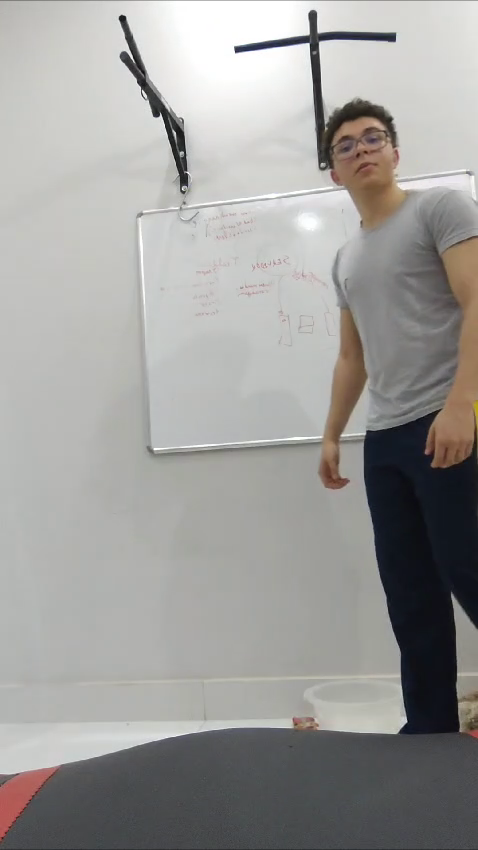
#> input picture frame 33 of Fluxo ótimo/videoVisao.mp4, 478 x 850 px
$ python Farneback.py
#> lines starting #> are read from the running program, lines starting #| are printed output that depends on the picture; after the words box and inside, x2 and y2 are one past the last pixel; in counts of white or black regions, pixels touching at a corner belong together
import cv2
import numpy as np
import os
import shutil
from sklearn.cluster import KMeans

def process_video(video_path, output_dir="processed_frames"):
#> called with video_path = 'videoVisao.mp4', output_dir = 'processed_frames'
    if os.path.exists(output_dir):
        shutil.rmtree(output_dir)
    os.makedirs(output_dir)

    cap = cv2.VideoCapture(video_path)

    ret, frame1 = cap.read()
#> frame1 is the input picture: shape (850, 478, 3); mean B, G, R 155.1, 157.3, 158.3
    if not ret:
        print("Erro ao abrir o vídeo.")
        return

    prev_gray = cv2.cvtColor(frame1, cv2.COLOR_BGR2GRAY)

    # Parâmetros
    movement_threshold = 2  # Limite para considerar movimento
    num_clusters = 4  # Número de objetos móveis distintos
    background_color = [50, 50, 50]  # Cor fixa para o fundo

    frame_count = 0

    while cap.isOpened():
        ret, frame2 = cap.read()
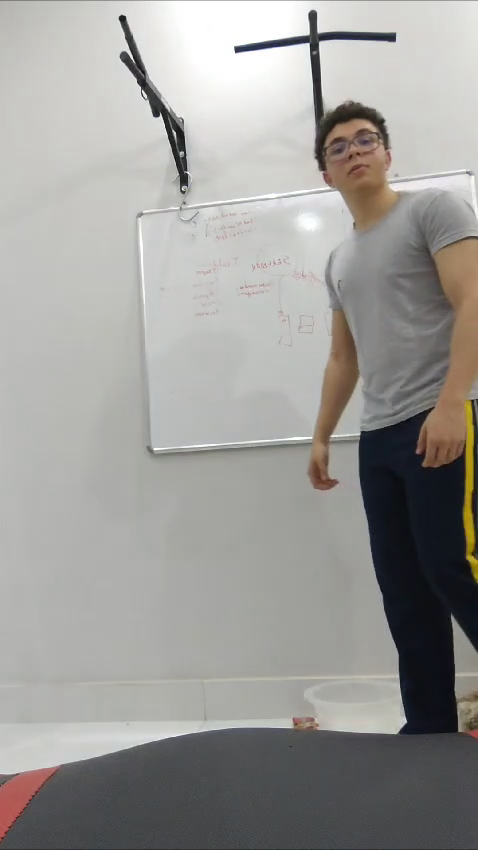
#> input picture frame 34 of Fluxo ótimo/videoVisao.mp4, 478 x 850 px
#> frame2 is the input picture: shape (850, 478, 3); mean B, G, R 153, 155.6, 157.3
        if not ret:
            break

        gray = cv2.cvtColor(frame2, cv2.COLOR_BGR2GRAY)
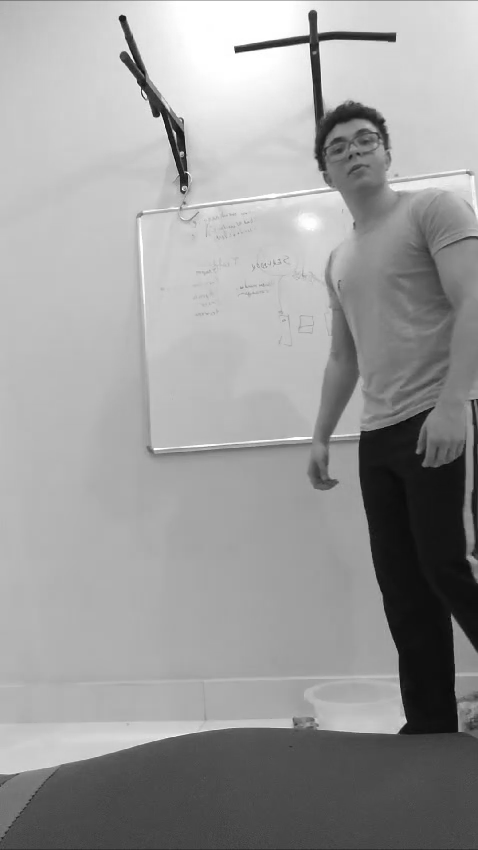
#> gray: shape (850, 478); min 7, max 255, mean 155.9

        flow = cv2.calcOpticalFlowFarneback(    # Calcular fluxo óptico usando Farneback
            prev_gray, gray, None, 0.5, 3, 15, 3, 5, 1.2, 0
        )

        magnitude, angle = cv2.cartToPolar(flow[..., 0], flow[..., 1])         # Calcular magnitude e ângulo do fluxo
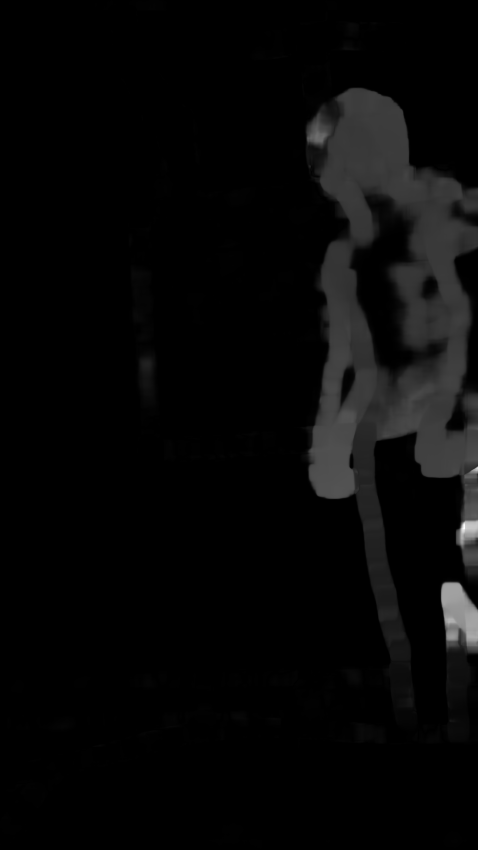
#> magnitude: shape (850, 478) float32; min 0, max 34.37, mean 1; drawn with min black and max white
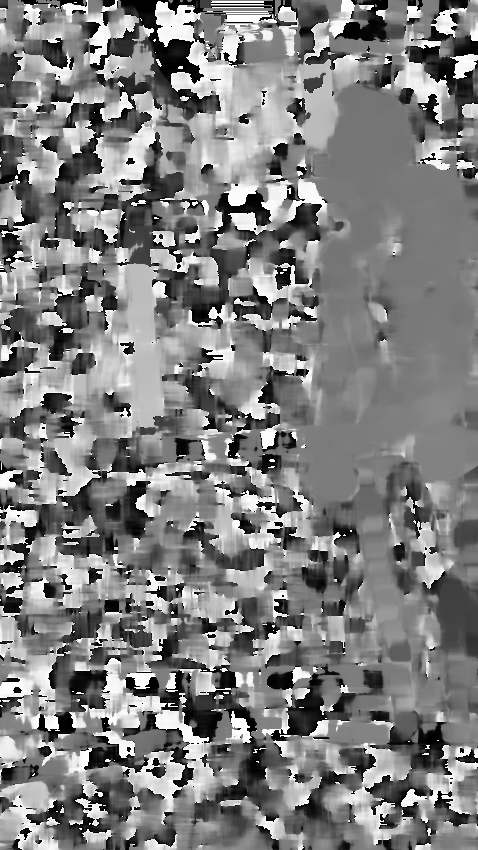
#> angle: shape (850, 478) float32; min 1.84e-21, max 6.28, mean 3.15; drawn with min black and max white


        mask = np.zeros_like(frame2)
        mask[:] = background_color  # Cor fixa para o fundo

        # Identificar objetos em movimento
        moving_mask = magnitude >= movement_threshold
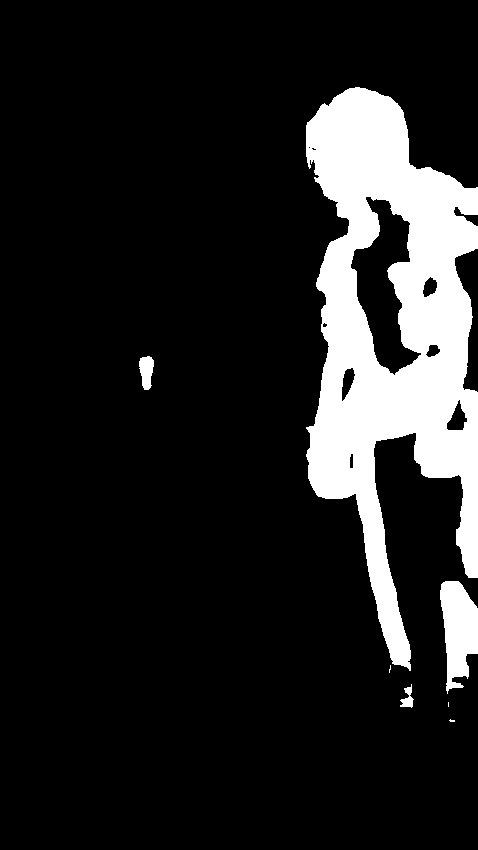
#> moving_mask: shape (850, 478) bool; 13.4% white; 7 white regions (3 under 20 px), largest, box (x1, y1, x2, y2) and area: (306, 87, 478, 671) 51144, (440, 581, 478, 694) 2886, (139, 356, 154, 390) 372, (400, 684, 414, 708) 164
        if np.any(moving_mask):
            # Normalizar ângulo e magnitude para clustering
            features = np.column_stack((
                angle[moving_mask].flatten(),
                magnitude[moving_mask].flatten()
            ))
#> features = 54592 pairs, first value 1.22 to 4.71, second value 2 to 34.37

            # Aplicar clustering (K-means) somente se houver pixels suficientes
            if len(features) >= num_clusters:
                kmeans = KMeans(n_clusters=num_clusters, random_state=0)
                labels = kmeans.fit_predict(features)

                # Definir cores para clusters
                colors = np.random.randint(50, 255, (num_clusters, 3), dtype=np.uint8)

                # Obter índices reais dos pixels em movimento
                moving_indices = np.array(np.where(moving_mask)).T
#> moving_indices = 54592 pairs, first value 87 to 721, second value 139 to 477

                # Atribuir cores aos clusters corretamente
                for idx, (y, x) in enumerate(moving_indices):
                    mask[y, x] = colors[labels[idx]]
#> this loop made 54592 passes
#> (y, x) on passes 1 to 3: (87, 355), (87, 356), (87, 357)
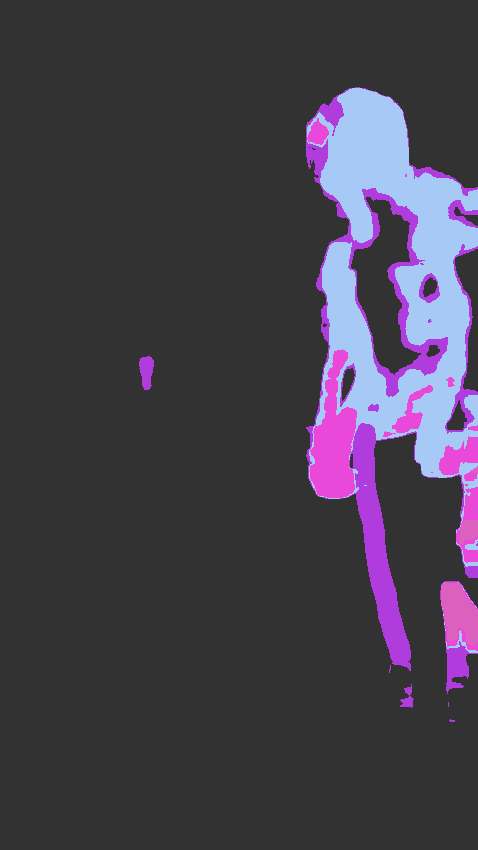
#> mask: shape (850, 478, 3); mean of channels 0, 1, 2 74.7, 62.5, 67.5; drawn as B, G, R

        # Combinar o frame original com a máscara
        combined = cv2.addWeighted(frame2, 0.5, mask, 0.5, 0)
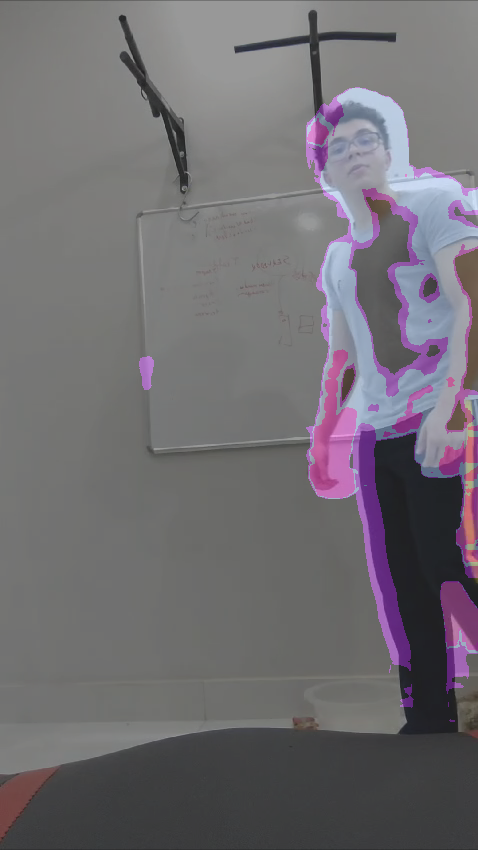
#> combined: shape (850, 478, 3); mean B, G, R 113.8, 109, 112.4

        # Salvar o frame processado
        output_path = os.path.join(output_dir, f"frame_{frame_count:04d}.png")
        cv2.imwrite(output_path, combined)

        cv2.imshow("Segmentação de Movimento", combined)

        # Atualizar o frame anterior
        prev_gray = gray
        frame_count += 1

        if cv2.waitKey(30) & 0xFF == 27:  # Pressionar 'Esc' para sair
#> (key Esc is pressed here)
            break

    cap.release()
    cv2.destroyAllWindows()
    print(f"Frames processados salvos na pasta: {output_dir}")

process_video("videoVisao.mp4")

$ run again, starting later in the video
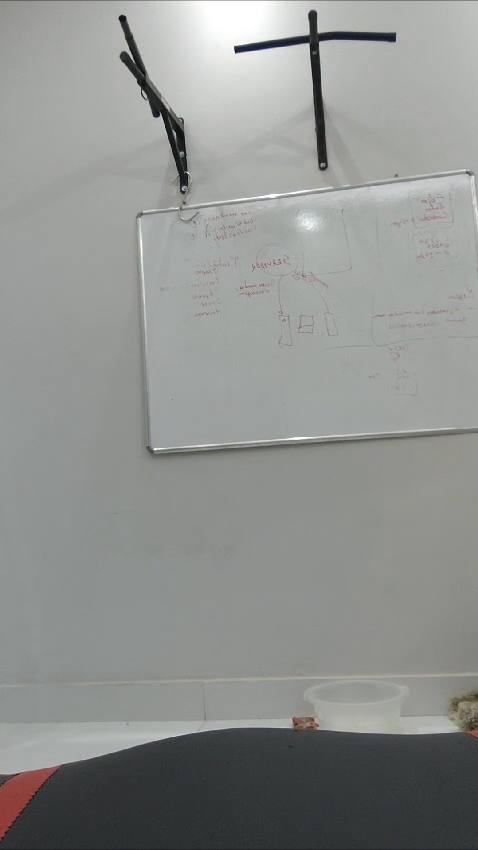
#> input picture frame 152 of Fluxo ótimo/videoVisao.mp4, 478 x 850 px
#> in process_video, frame1 is the input picture: shape (850, 478, 3); mean B, G, R 143.5, 145.4, 143.4
#> in process_video, `magnitude, angle = cv2.cartToPolar(flow[..., 0], flow[..., 1])`:
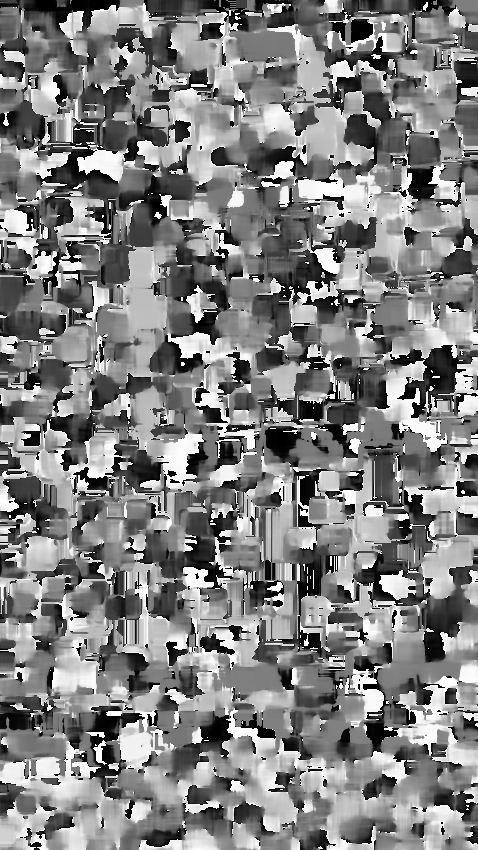
#> angle: shape (850, 478) float32; min 1.05e-17, max 6.28, mean 3.18; drawn with min black and max white
#> moving_mask: shape (850, 478) bool; every value is 0
#> in process_video, `combined = cv2.addWeighted(frame2, 0.5, mask, 0.5, 0)`:
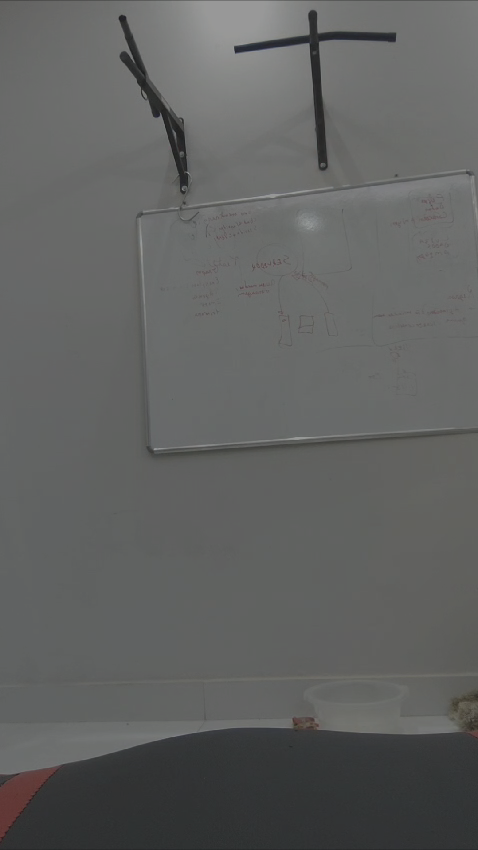
#> combined: shape (850, 478, 3); mean B, G, R 96.8, 97.7, 96.7

$ run again, starting later in the video
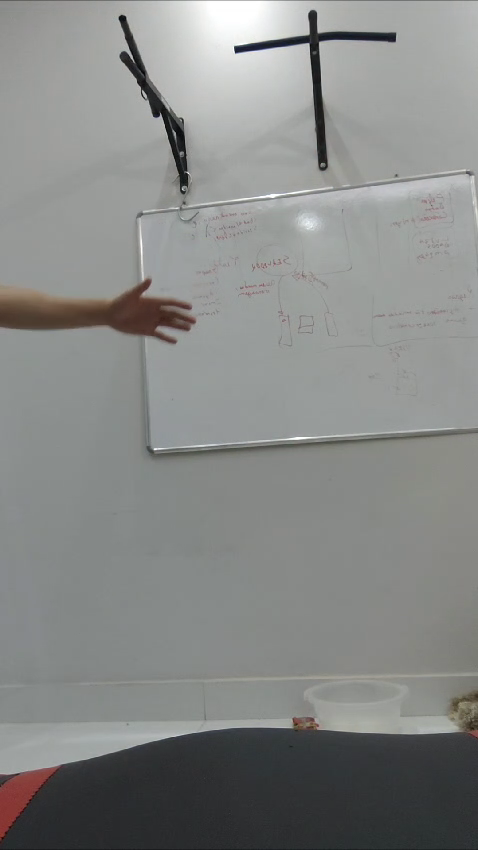
#> input picture frame 271 of Fluxo ótimo/videoVisao.mp4, 478 x 850 px
#> in process_video, frame1 is the input picture: shape (850, 478, 3); mean B, G, R 135, 136.6, 135
#> in process_video, `moving_mask = magnitude >= movement_threshold`:
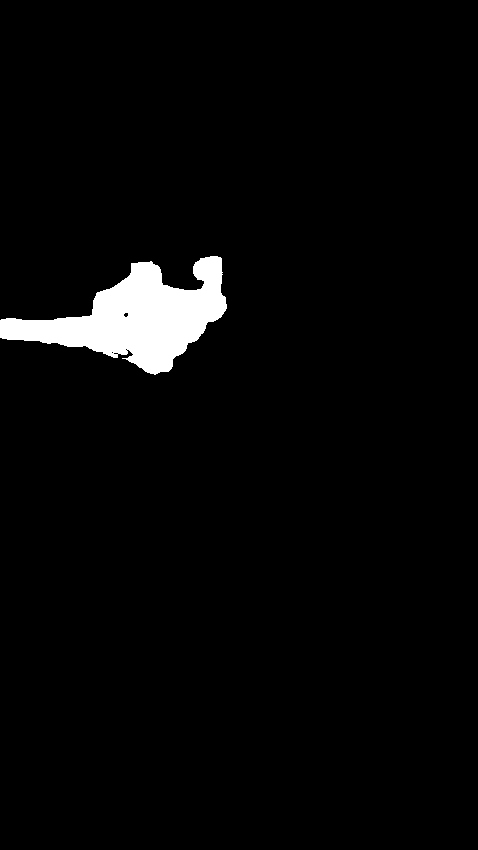
#> moving_mask: shape (850, 478) bool; 3% white; 1 white region, box (x1, y1, x2, y2) and area: (0, 256, 227, 375) 12368
#> features = 12368 pairs, first value 0.0532 to 6.28, second value 2 to 25.43
#> labels = 12368 values, max 3 at index 0, min 0 at index 76, mean 1.46
#> moving_indices = 12368 pairs, first value 256 to 374, second value 0 to 226
#> the loop in process_video, `for idx, (y, x) in enumerate(moving_indices):` made 12368 passes
#> (y, x) on passes 1 to 3: (256, 210), (256, 211), (256, 212)
#> in process_video, `combined = cv2.addWeighted(frame2, 0.5, mask, 0.5, 0)`:
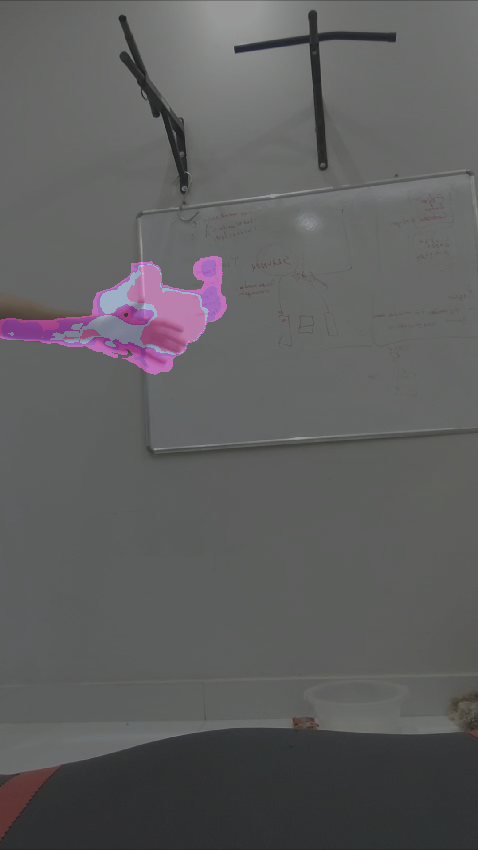
#> combined: shape (850, 478, 3); mean B, G, R 95.1, 94.2, 94.8
